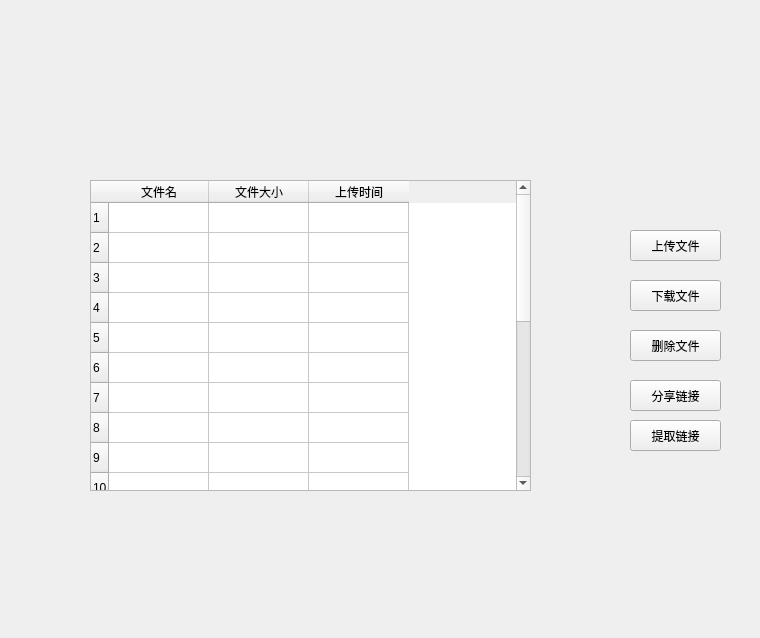
<?xml version="1.0" encoding="UTF-8"?>
<ui version="4.0">
 <class>Widget</class>
 <widget class="QWidget" name="Widget">
  <property name="geometry">
   <rect>
    <x>0</x>
    <y>0</y>
    <width>760</width>
    <height>638</height>
   </rect>
  </property>
  <property name="windowTitle">
   <string>Widget</string>
  </property>
  <widget class="QTableWidget" name="tableWidget">
   <property name="geometry">
    <rect>
     <x>90</x>
     <y>180</y>
     <width>441</width>
     <height>311</height>
    </rect>
   </property>
   <property name="editTriggers">
    <set>QAbstractItemView::NoEditTriggers</set>
   </property>
   <property name="selectionMode">
    <enum>QAbstractItemView::SingleSelection</enum>
   </property>
   <property name="selectionBehavior">
    <enum>QAbstractItemView::SelectRows</enum>
   </property>
   <property name="rowCount">
    <number>20</number>
   </property>
   <row/>
   <row/>
   <row/>
   <row/>
   <row/>
   <row/>
   <row/>
   <row/>
   <row/>
   <row/>
   <row/>
   <row/>
   <row/>
   <row/>
   <row/>
   <row/>
   <row/>
   <row/>
   <row/>
   <row/>
   <column>
    <property name="text">
     <string>文件名</string>
    </property>
   </column>
   <column>
    <property name="text">
     <string>文件大小</string>
    </property>
   </column>
   <column>
    <property name="text">
     <string>上传时间</string>
    </property>
   </column>
  </widget>
  <widget class="QPushButton" name="pushButton">
   <property name="geometry">
    <rect>
     <x>630</x>
     <y>230</y>
     <width>91</width>
     <height>31</height>
    </rect>
   </property>
   <property name="text">
    <string>上传文件</string>
   </property>
  </widget>
  <widget class="QPushButton" name="pushButton_2">
   <property name="geometry">
    <rect>
     <x>630</x>
     <y>280</y>
     <width>91</width>
     <height>31</height>
    </rect>
   </property>
   <property name="text">
    <string>下载文件</string>
   </property>
  </widget>
  <widget class="QPushButton" name="pushButton_3">
   <property name="geometry">
    <rect>
     <x>630</x>
     <y>330</y>
     <width>91</width>
     <height>31</height>
    </rect>
   </property>
   <property name="text">
    <string>删除文件</string>
   </property>
  </widget>
  <widget class="QPushButton" name="pushButton_4">
   <property name="geometry">
    <rect>
     <x>630</x>
     <y>380</y>
     <width>91</width>
     <height>31</height>
    </rect>
   </property>
   <property name="text">
    <string>分享链接</string>
   </property>
  </widget>
  <widget class="QPushButton" name="pushButton_5">
   <property name="geometry">
    <rect>
     <x>630</x>
     <y>420</y>
     <width>91</width>
     <height>31</height>
    </rect>
   </property>
   <property name="text">
    <string>提取链接</string>
   </property>
  </widget>
 </widget>
 <resources/>
 <connections/>
</ui>
